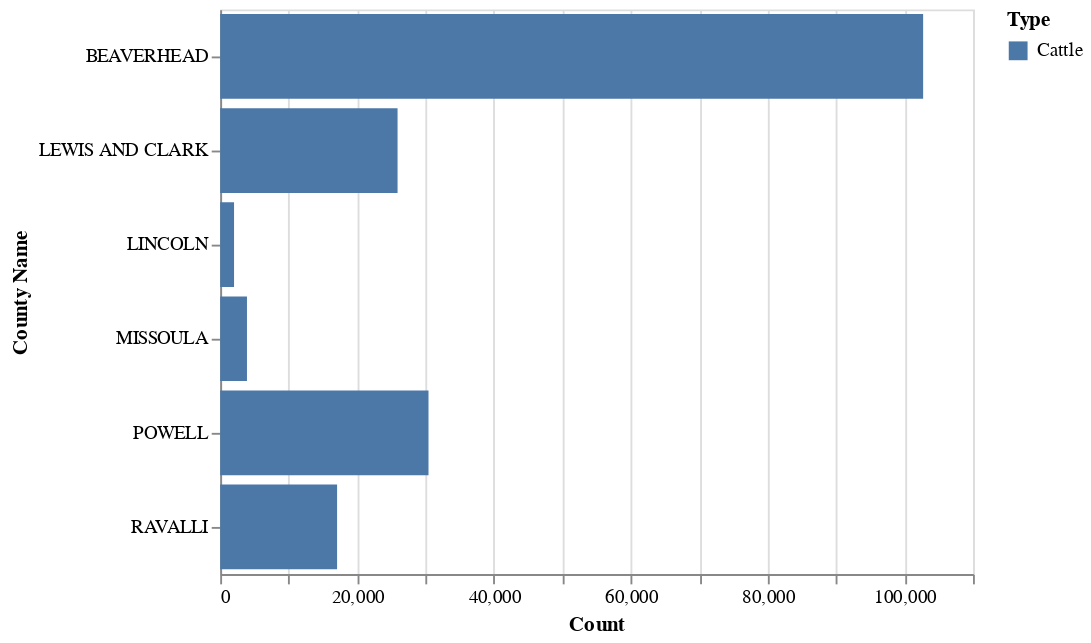

Source (notebook cell):
### Code cell
# Task 4
# Look at multiple types of animals at once instead of cows

include_types_multiple = ['Cattle'] # Delete this line
# include_types_multiple = ['Cattle', 'Sheep'] # Uncomment this line (remove '#' at start)

data_with_sheep = full[
    full['County Name'].isin(include_counties)
    & full['Type'].isin(include_types_multiple)
    & (full['Year'] == 2018)
]

alt.Chart(data_with_sheep).mark_bar().encode(
    x='Count',
    y='County Name',
    color='Type', # Encodes animal type by color
)

# See what happens with mark_point() instead of mark_bar()
# Note bars stack by default, points don't
# This can be changed!

### Figure 1 — Vega-Lite specification as saved in the notebook (floating-point values rounded to 4 significant figures)
{"$schema": "https://vega.github.io/schema/vega-lite/v3.4.0.json", "config": {"background": "white", "mark": {"tooltip": null}, "view": {"height": 300, "width": 400}}, "data": {"name": "data-a0a9f46bdcc0a9796d64ee2022f8f289"}, "datasets": {"data-a0a9f46bdcc0a9796d64ee2022f8f289": [{"Count": 3914, "County Id": 4, "County Name": "MISSOULA", "Type": "Cattle", "Year": 2018}, {"Count": 25917, "County Id": 5, "County Name": "LEWIS AND CLARK", "Type": "Cattle", "Year": 2018}, {"Count": 17080, "County Id": 13, "County Name": "RAVALLI", "Type": "Cattle", "Year": 2018}, {"Count": 102714, "County Id": 18, "County Name": "BEAVERHEAD", "Type": "Cattle", "Year": 2018}, {"Count": 30438, "County Id": 28, "County Name": "POWELL", "Type": "Cattle", "Year": 2018}, {"Count": 2024, "County Id": 56, "County Name": "LINCOLN", "Type": "Cattle", "Year": 2018}]}, "encoding": {"color": {"field": "Type", "type": "nominal"}, "x": {"field": "Count", "type": "quantitative"}, "y": {"field": "County Name", "type": "nominal"}}, "mark": "bar"}
